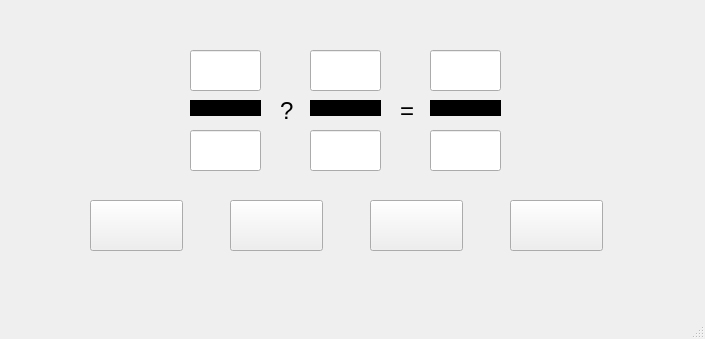
<?xml version="1.0" encoding="UTF-8"?>
<ui version="4.0">
 <class>MainWindow</class>
 <widget class="QMainWindow" name="MainWindow">
  <property name="geometry">
   <rect>
    <x>0</x>
    <y>0</y>
    <width>705</width>
    <height>339</height>
   </rect>
  </property>
  <property name="windowTitle">
   <string>MainWindow</string>
  </property>
  <widget class="QWidget" name="centralwidget">
   <widget class="QLineEdit" name="tu1">
    <property name="geometry">
     <rect>
      <x>190</x>
      <y>50</y>
      <width>71</width>
      <height>41</height>
     </rect>
    </property>
   </widget>
   <widget class="QLineEdit" name="mau1">
    <property name="geometry">
     <rect>
      <x>190</x>
      <y>130</y>
      <width>71</width>
      <height>41</height>
     </rect>
    </property>
   </widget>
   <widget class="QLabel" name="label_2">
    <property name="geometry">
     <rect>
      <x>190</x>
      <y>100</y>
      <width>71</width>
      <height>16</height>
     </rect>
    </property>
    <property name="styleSheet">
     <string notr="true">background-color: rgb(0, 0, 0);</string>
    </property>
    <property name="text">
     <string/>
    </property>
   </widget>
   <widget class="QLabel" name="label_3">
    <property name="geometry">
     <rect>
      <x>280</x>
      <y>90</y>
      <width>16</width>
      <height>41</height>
     </rect>
    </property>
    <property name="font">
     <font>
      <pointsize>18</pointsize>
     </font>
    </property>
    <property name="text">
     <string>?</string>
    </property>
   </widget>
   <widget class="QLineEdit" name="mau2">
    <property name="geometry">
     <rect>
      <x>310</x>
      <y>130</y>
      <width>71</width>
      <height>41</height>
     </rect>
    </property>
   </widget>
   <widget class="QLineEdit" name="tu2">
    <property name="geometry">
     <rect>
      <x>310</x>
      <y>50</y>
      <width>71</width>
      <height>41</height>
     </rect>
    </property>
   </widget>
   <widget class="QLabel" name="label_4">
    <property name="geometry">
     <rect>
      <x>310</x>
      <y>100</y>
      <width>71</width>
      <height>16</height>
     </rect>
    </property>
    <property name="styleSheet">
     <string notr="true">background-color: rgb(0, 0, 0);</string>
    </property>
    <property name="text">
     <string/>
    </property>
   </widget>
   <widget class="QLineEdit" name="mau3">
    <property name="geometry">
     <rect>
      <x>430</x>
      <y>130</y>
      <width>71</width>
      <height>41</height>
     </rect>
    </property>
   </widget>
   <widget class="QLineEdit" name="tu3">
    <property name="geometry">
     <rect>
      <x>430</x>
      <y>50</y>
      <width>71</width>
      <height>41</height>
     </rect>
    </property>
   </widget>
   <widget class="QLabel" name="label_5">
    <property name="geometry">
     <rect>
      <x>430</x>
      <y>100</y>
      <width>71</width>
      <height>16</height>
     </rect>
    </property>
    <property name="styleSheet">
     <string notr="true">background-color: rgb(0, 0, 0);</string>
    </property>
    <property name="text">
     <string/>
    </property>
   </widget>
   <widget class="QLabel" name="label_6">
    <property name="geometry">
     <rect>
      <x>400</x>
      <y>90</y>
      <width>16</width>
      <height>41</height>
     </rect>
    </property>
    <property name="font">
     <font>
      <pointsize>18</pointsize>
     </font>
    </property>
    <property name="text">
     <string>=</string>
    </property>
   </widget>
   <widget class="QPushButton" name="cong">
    <property name="geometry">
     <rect>
      <x>90</x>
      <y>200</y>
      <width>93</width>
      <height>51</height>
     </rect>
    </property>
    <property name="text">
     <string/>
    </property>
    <property name="icon">
     <iconset>
      <normaloff>../../../../Desktop/plus.png</normaloff>../../../../Desktop/plus.png</iconset>
    </property>
   </widget>
   <widget class="QPushButton" name="tru">
    <property name="geometry">
     <rect>
      <x>230</x>
      <y>200</y>
      <width>93</width>
      <height>51</height>
     </rect>
    </property>
    <property name="text">
     <string/>
    </property>
    <property name="icon">
     <iconset>
      <normaloff>../../../../Desktop/minus.png</normaloff>../../../../Desktop/minus.png</iconset>
    </property>
   </widget>
   <widget class="QPushButton" name="nhan">
    <property name="geometry">
     <rect>
      <x>370</x>
      <y>200</y>
      <width>93</width>
      <height>51</height>
     </rect>
    </property>
    <property name="text">
     <string/>
    </property>
    <property name="icon">
     <iconset>
      <normaloff>../../../../Desktop/multiply.png</normaloff>../../../../Desktop/multiply.png</iconset>
    </property>
   </widget>
   <widget class="QPushButton" name="chia">
    <property name="geometry">
     <rect>
      <x>510</x>
      <y>200</y>
      <width>93</width>
      <height>51</height>
     </rect>
    </property>
    <property name="text">
     <string/>
    </property>
    <property name="icon">
     <iconset>
      <normaloff>../../../../Desktop/divide.png</normaloff>../../../../Desktop/divide.png</iconset>
    </property>
   </widget>
  </widget>
  <widget class="QMenuBar" name="menubar">
   <property name="geometry">
    <rect>
     <x>0</x>
     <y>0</y>
     <width>705</width>
     <height>26</height>
    </rect>
   </property>
  </widget>
  <widget class="QStatusBar" name="statusbar"/>
 </widget>
 <resources/>
 <connections/>
</ui>
